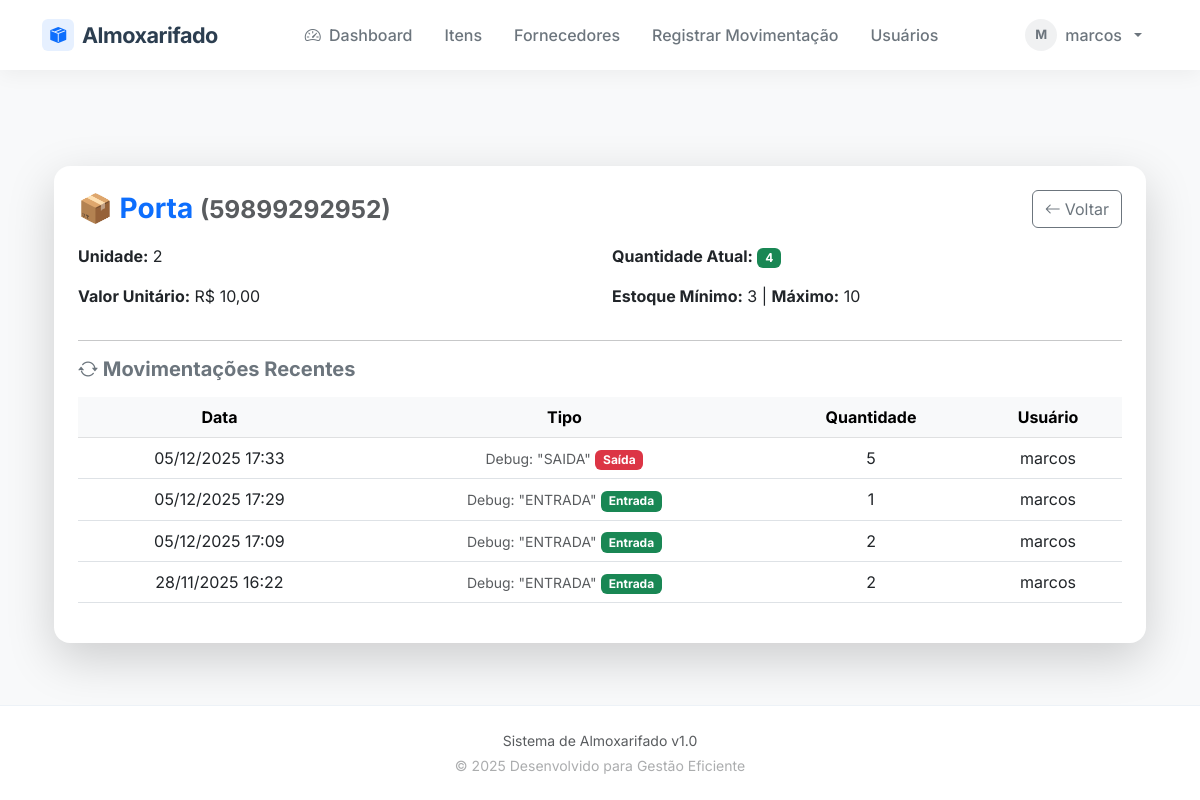
/item/1/ (signed in), run on the app's committed database.
### estoque/models.py (models this page shows, shortened)
class Item(models.Model):
    codigo = models.CharField(max_length=20, unique=True)
    descricao = models.CharField(max_length=150)
    unidade_medida = models.CharField(max_length=20)
    valor_unitario = models.DecimalField(max_digits=10, decimal_places=2)
    fornecedor = models.ForeignKey(Fornecedor, on_delete=models.SET_NULL, null=True, blank=True)
    estoque_minimo = models.IntegerField(default=0)
    estoque_maximo = models.IntegerField(default=0)
    quantidade_atual = models.IntegerField(default=0)

class Movimentacao(models.Model):
    TIPO_CHOICES = [
        ('ENTRADA', 'Entrada'),
        ('SAIDA', 'Saída'),
        ('RETIRADA', 'Retirada Temporária'),
        ('DEVOLUCAO', 'Devolução'),
    ]
    item = models.ForeignKey(Item, on_delete=models.CASCADE)
    tipo = models.CharField(max_length=15, choices=TIPO_CHOICES)
    quantidade = models.IntegerField()
    data = models.DateTimeField(auto_now_add=True)
    usuario = models.ForeignKey(User, on_delete=models.SET_NULL, null=True, blank=True)
    data_devolucao_prevista = models.DateField(null=True, blank=True)

### estoque/views.py (the view)
# urls.py: path('item/<int:pk>/', views.item_detail, name='item_detail'),
@login_required
def item_detail(request, pk):
    item = get_object_or_404(Item, pk=pk)
    movimentos = Movimentacao.objects.filter(item=item).order_by('-data')[:50]
    return render(request, 'estoque/item_detail.html', {'item': item, 'movimentos': movimentos})

### templates/estoque/item_detail.html
{% extends 'base.html' %}
{% block content %}
<div class="container mt-5">
  <div class="card shadow-lg border-0 rounded-4">
    <div class="card-body p-4">
      <div class="d-flex justify-content-between align-items-center mb-3">
        <h3 class="text-primary fw-bold mb-0">
          📦 {{ item.descricao }}
          <small class="text-muted">({{ item.codigo }})</small>
        </h3>
        <a href="{% url 'index' %}" class="btn btn-outline-secondary d-flex align-items-center gap-1">
          <i class="bi bi-arrow-left"></i> Voltar
        </a>
      </div>
      <div class="row mb-3">
        <div class="col-md-6">
          <p><strong>Unidade:</strong> {{ item.unidade_medida }}</p>
          <p><strong>Valor Unitário:</strong> R$ {{ item.valor_unitario }}</p>
        </div>
        <div class="col-md-6">
          <p><strong>Quantidade Atual:</strong>
            {% if item.quantidade_atual <= item.estoque_minimo %}
              <span class="badge bg-danger">{{ item.quantidade_atual }}</span>
            {% else %}
              <span class="badge bg-success">{{ item.quantidade_atual }}</span>
            {% endif %}
          </p>
          <p><strong>Estoque Mínimo:</strong> {{ item.estoque_minimo }} |
             <strong>Máximo:</strong> {{ item.estoque_maximo }}
          </p>
        </div>
      </div>
      <hr>
      <h5 class="text-secondary fw-bold mb-3">
        <i class="bi bi-arrow-repeat"></i> Movimentações Recentes
      </h5>
      <div class="table-responsive">
        <table class="table table-hover align-middle">
          <thead class="table-light text-center">
            <tr>
              <th>Data</th>
              <th>Tipo</th>
              <th>Quantidade</th>
              <th>Usuário</th>
            </tr>
          </thead>
          <tbody class="text-center">
            {% for m in movimentos %}
              <tr>
                <td>{{ m.data|date:"d/m/Y H:i" }}</td>
                <td>
                  <small class="text-muted">Debug: "{{ m.tipo }}"</small>
                  {% if m.tipo == 'ENTRADA' or m.tipo == 'DEVOLUCAO' %}
                    <span class="badge bg-success">{{ m.get_tipo_display }}</span>
                  {% else %}
                    <span class="badge bg-danger">{{ m.get_tipo_display }}</span>
                  {% endif %}
                </td>
                <td>{{ m.quantidade }}</td>
                <td>{{ m.usuario }}</td>
              </tr>
            {% empty %}
              <tr>
                <td colspan="4" class="text-muted py-3">Sem movimentações registradas.</td>
              </tr>
            {% endfor %}
          </tbody>
        </table>
      </div>
    </div>
  </div>
</div>
<link href="https://cdn.jsdelivr.net/npm/bootstrap-icons@1.10.5/font/bootstrap-icons.css" rel="stylesheet">
{% endblock %}

### templates/base.html (shortened to what this page needs)
<!doctype html>
<html lang="pt-br" class="h-100">
  <head>
    <link href="https://cdn.jsdelivr.net/npm/bootstrap@5.3.0/dist/css/bootstrap.min.css" rel="stylesheet">
    <link href="https://cdn.jsdelivr.net/npm/bootstrap-icons@1.10.5/font/bootstrap-icons.css" rel="stylesheet">
    <link rel="stylesheet" href="https://cdn.jsdelivr.net/npm/sweetalert2@11/dist/sweetalert2.min.css">
  </head>
  <body>
    {% if request.path != '/accounts/login/' %}
    <nav class="navbar navbar-expand-lg navbar-custom sticky-top">
      <div class="container">
        <a class="navbar-brand d-flex align-items-center gap-2" href="/">
          <div class="bg-primary bg-opacity-10 text-primary rounded p-1 d-flex align-items-center justify-content-center" style="width: 32px; height: 32px;">
             <i class="bi bi-box-seam-fill" style="font-size: 1rem;"></i>
          </div>
          Almoxarifado
        </a>
        <div class="collapse navbar-collapse" id="navbarNav">
          <ul class="navbar-nav mx-auto">
           <li class="nav-item">
            <a class="nav-link {% if request.path == '/' %}active{% endif %}        " href="{% url 'dashboard' %}">
              <i class="bi bi-speedometer2 me-1"></i> Dashboard
            </a>
          </li>
          <li class="nav-item">
            <a class="nav-link {% if '/itens/' in request.path %}active{%          endif %}" href="{% url 'index' %}">
              Itens
            </a>
          </li>
            <li class="nav-item">
              <a class="nav-link {% if '/fornecedor' in request.path %}active{% endif %}" href="{% url 'fornecedor_list' %}">
                Fornecedores
              </a>
            </li>
            <li class="nav-item">
              <a class="nav-link {% if '/movimentacao/' in request.path %}active{% endif %}" href="/movimentacao/novo/">
                Registrar Movimentação
              </a>
            </li>
            {% if user.is_authenticated and user.is_staff %}
            <li class="nav-item">
              <a class="nav-link {% if '/accounts/signup/' in request.path %}active{% endif %}" href="{% url 'signup' %}">
                Usuários
              </a>
            </li>
            {% endif %}
          </ul>
          <ul class="navbar-nav">
            {% if user.is_authenticated %}
              <li class="nav-item dropdown">
                <a class="nav-link dropdown-toggle d-flex align-items-center gap-2" href="#" role="button" data-bs-toggle="dropdown">
                  <div class="rounded-circle bg-secondary bg-opacity-10 text-secondary d-flex justify-content-center align-items-center" style="width: 32px; height: 32px; font-weight: bold; font-size: 0.8rem;">
                    {{ user.username|first|upper }}
                  </div>
                  <span class="d-none d-lg-inline">{{ user.username }}</span>
                </a>
              </li>
            {% else %}
              <li class="nav-item">
                <a class="btn btn-outline-primary rounded-pill px-4" href="{% url 'login' %}">
                  Entrar
                </a>
              </li>
            {% endif %}
          </ul>
        </div>
      </div>
    </nav>
    {% endif %}
    <main class="container my-5">
      {% block content %}{% endblock %}
    </main>
    {% if request.path != '/accounts/login/' %}
    <footer class="text-center text-muted small">
      <div class="container">
        <p class="mb-1">Sistema de Almoxarifado v1.0</p>
        <p class="mb-0 opacity-50">&copy; {% now "Y" %} Desenvolvido para Gestão Eficiente</p>
      </div>
    </footer>
    {% endif %}
  </body>
</html>

### templates/base.html (style rules this page uses)
:root { --brand-primary: #2c3e50; --brand-accent: #3498db; --brand-bg: #f8f9fa; --brand-text: #34495e; --navbar-height: 70px; }
body { font-family: 'Inter', sans-serif; background-color: var(--brand-bg); color: var(--brand-text); display: flex; flex-direction: column; min-height: 100vh; }
.navbar-custom { background-color: #ffffff; box-shadow: 0 4px 20px rgba(0, 0, 0, 0.05); height: var(--navbar-height); padding: 0 1rem; }
.navbar-brand { font-weight: 700; letter-spacing: -0.5px; color: var(--brand-primary) !important; font-size: 1.35rem; }
.nav-link { color: #6c757d !important; font-weight: 500; padding: 0.5rem 1rem !important; border-radius: 8px; transition: all 0.2s ease; }
.card { border: none; border-radius: 16px; box-shadow: 0 2px 12px rgba(0, 0, 0, 0.04); transition: transform 0.2s; }
footer { margin-top: auto; background-color: #fff; border-top: 1px solid #edf2f7; padding: 1.5rem 0; }

### data on the page
Item: descricao "Porta", codigo "59899292952", unidade_medida "2", valor_unitario "10,00", quantidade_atual "4", estoque_minimo "3", estoque_maximo "10"
Movimentacao: data "05/12/2025 17:33", tipo "SAIDA", tipo "Saída", quantidade "5", usuario "marcos"
Movimentacao: data "05/12/2025 17:29", tipo "ENTRADA", tipo "Entrada", quantidade "1", usuario "marcos"
Movimentacao: data "05/12/2025 17:09", tipo "ENTRADA", tipo "Entrada", quantidade "2", usuario "marcos"
Movimentacao: data "28/11/2025 16:22", tipo "ENTRADA", tipo "Entrada", quantidade "2", usuario "marcos"

### other printed values
{{ user.username|first|upper }} "M"
{{ user.username }} "marcos"
